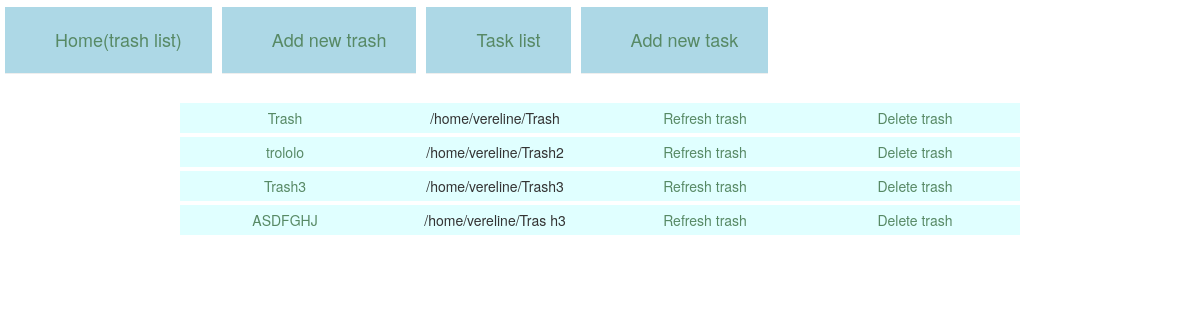
Before: / with the older database file.
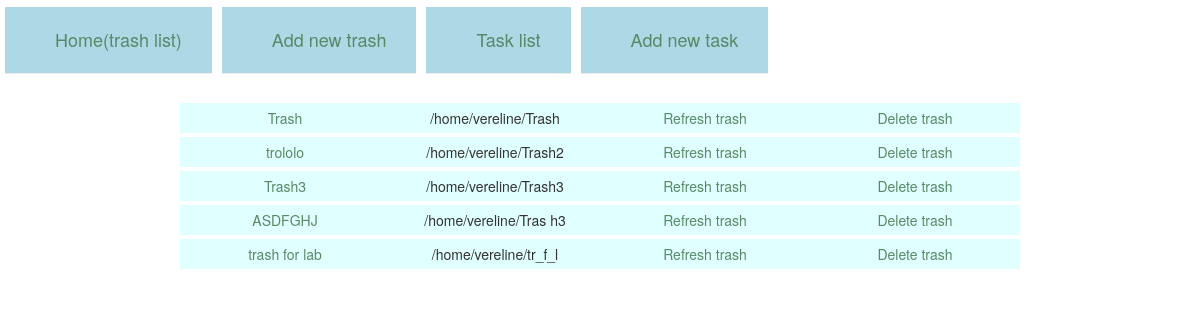
After: the same page with the newer database file.
### trashes/models.py (models this page shows, shortened)
class Trash(models.Model):
    name = models.CharField(max_length=256)
    path = models.CharField(max_length=256)
    info_path = models.CharField(max_length=256, default=' ')
    info_txt_path = models.CharField(max_length=256, default=' ')
    info_logging_path = models.CharField(max_length=256, default=' ')
    maximum_size = models.PositiveIntegerField(default=1000, validators=[MaxValueValidator(50000000), ])
    maximum_time = models.PositiveIntegerField(default=7, validators=[MaxValueValidator(50000000), ])
    policy_time = models.BooleanField(default=False)
    policy_size = models.BooleanField(default=False)
    is_busy = models.BooleanField(default=False)
    class Meta:
        db_table = 'trashes'

### trashes/views.py (the view)
# urls.py: url(r'^$', views.Main.as_view(), name='main'),
class Main(ListView):
    template_name = 'main.html'
    model = Trash

### templates/main.html
{% extends 'base.html' %}
{% block content %}
<table>
    <tbody>
        <tr>
            <td ><div class="page-header"><a href={% url 'main' %}>Home(trash list)</a></div></td>
            <td ><div class="page-header"><a href={% url 'add_trash' %}>Add new trash</a></div></td>
            <td ><div class="page-header"><a href={% url 'task_list'%}>Task list</a></div></td>
            <td ><div class="page-header"><a href={% url 'add_task'%}>Add new task</a></div></td>
        </tr>
    </tbody>
    </table>
{% for obj in object_list %}
    <table style="margin-left: auto; margin-right: auto; background-color: #E0FFFF" width= 70%>
    <tbody>
        <tr>
            <td style="width: 25%; text-align: center"><div><a href={% url 'define_action' pk=obj.pk %}>{{ obj.name }}</a></div></td>
            <td style="width: 25%; text-align: center"><div>{{ obj.path }}</div></td>
            <td style="width: 25%; text-align: center"><div><a href={% url 'refresh_trash' pk=obj.pk %}>Refresh trash</a></div></td>
            <td style="width: 25%; text-align: center"><div><a href={% url 'delete_trash' pk=obj.pk %}>Delete trash</a></div></td>
        </tr>
    </tbody>
    </table>
{% endfor %}
{% endblock %}

Changed rows visible on the page:
added Trash: name "trash for lab", path "/home/vereline/tr_f_l"
